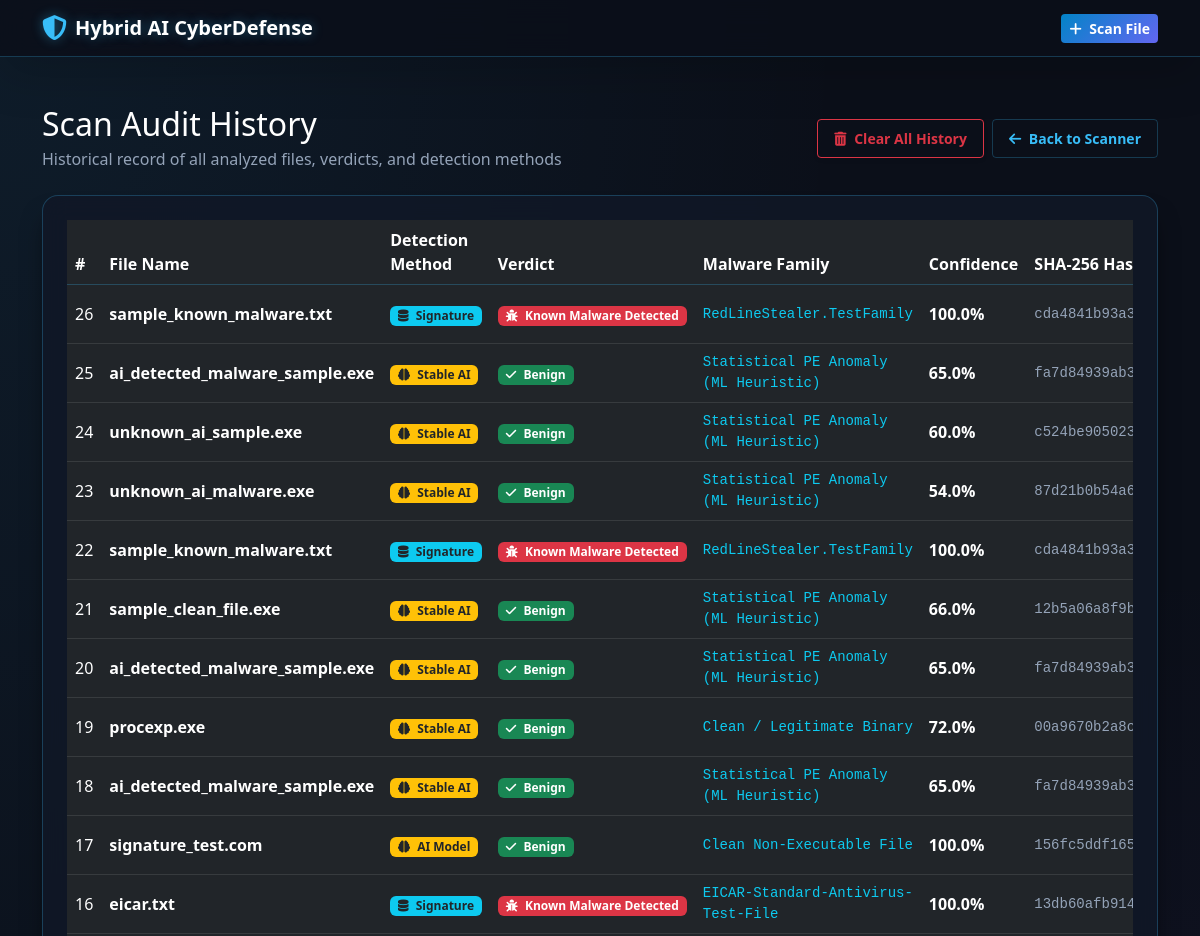
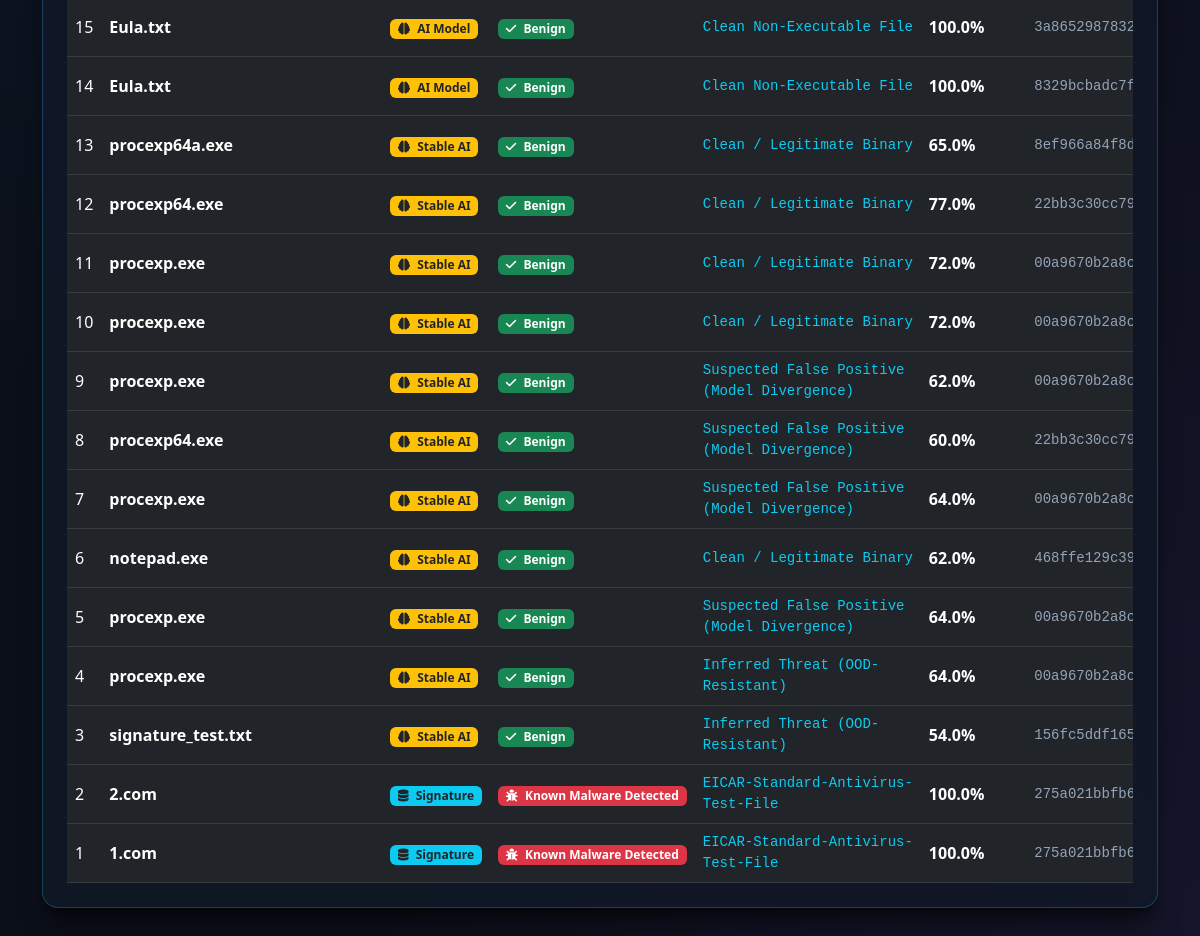
The app's page /history with its own data (2 pictures, top to bottom).
### tables this page shows
CREATE TABLE scan_logs (
            id INTEGER PRIMARY KEY AUTOINCREMENT,
            filename TEXT NOT NULL,
            sha256_hash TEXT NOT NULL,
            detection_method TEXT NOT NULL,
            verdict TEXT NOT NULL,
            malware_family TEXT,
            confidence_score REAL,
            scanned_at TIMESTAMP DEFAULT CURRENT_TIMESTAMP
        );

### app.py (the view)
@app.route('/history', methods=['GET'])
def history():
    conn = sqlite3.connect(DB_PATH)
    conn.row_factory = sqlite3.Row
    cursor = conn.cursor()
    cursor.execute('''
        SELECT id, filename, sha256_hash, detection_method, verdict,
               malware_family, confidence_score, scanned_at
        FROM scan_logs
        ORDER BY id DESC LIMIT 50
    ''')
    logs = cursor.fetchall()
    conn.close()
    return render_template('history.html', logs=logs)

### templates/history.html (shortened to what this page needs)
<!DOCTYPE html>
<html lang="en">
<head>
    <link href="https://cdn.jsdelivr.net/npm/bootstrap@5.3.0/dist/css/bootstrap.min.css" rel="stylesheet">
    <link href="https://cdnjs.cloudflare.com/ajax/libs/font-awesome/6.4.0/css/all.min.css" rel="stylesheet">
    <link rel="stylesheet" href="{{ url_for('static', filename='style.css') }}">
</head>
<body class="bg-cyber font-sans">
    <nav class="navbar navbar-expand-lg navbar-dark bg-dark-glass sticky-top shadow-lg border-bottom border-cyber">
        <div class="container">
            <a class="navbar-brand d-flex align-items-center gap-2 fw-bold text-cyber-glow" href="/">
                <i class="fa-solid fa-shield-halved text-cyber-blue fa-lg"></i>
                <span>Hybrid AI CyberDefense</span>
            </a>
            <div class="d-flex align-items-center gap-3">
                <a href="/" class="btn btn-cyber-gradient btn-sm text-white fw-bold">
                    <i class="fa-solid fa-plus me-1"></i> Scan File
                </a>
            </div>
        </div>
    </nav>
    <div class="container py-5">
        <div class="d-flex justify-content-between align-items-center flex-wrap gap-3 mb-4">
            <div>
                <h2 class="text-white fw-extrabold mb-1">Scan Audit History</h2>
                <p class="text-cyber-muted mb-0">Historical record of all analyzed files, verdicts, and detection methods</p>
            </div>
            <div class="d-flex align-items-center gap-2">
                {% if logs %}
                <form action="{{ url_for('clear_history') }}" method="POST" onsubmit="return confirm('WARNING: Are you sure you want to permanently clear all scan history? This action cannot be undone.');" class="d-inline">
                    <button type="submit" class="btn btn-outline-danger btn-sm px-3 py-2 fw-semibold shadow-sm">
                        <i class="fa-solid fa-trash-can me-1"></i> Clear All History
                    </button>
                </form>
                {% endif %}
                <a href="/" class="btn btn-outline-cyber btn-sm px-3 py-2 fw-semibold">
                    <i class="fa-solid fa-arrow-left me-1"></i> Back to Scanner
                </a>
            </div>
        </div>
        <div class="cyber-card p-4 rounded-4 shadow-2xl">
            <div class="table-responsive">
                <table class="table table-dark table-hover align-middle mb-0">
                    <thead class="border-bottom border-cyber text-cyber-blue">
                        <tr>
                            <th>#</th>
                            <th>File Name</th>
                            <th>Detection Method</th>
                            <th>Verdict</th>
                            <th>Malware Family</th>
                            <th>Confidence</th>
                            <th>SHA-256 Hash</th>
                        </tr>
                    </thead>
                    <tbody>
                        {% if logs %}
                            {% for log in logs %}
                            <tr>
                                <td>{{ log.id }}</td>
                                <td class="fw-bold text-white">{{ log.filename }}</td>
                                <td>
                                    {% if log.detection_method == 'Signature-Based Detection' %}
                                        <span class="badge bg-info text-dark fw-bold"><i class="fa-solid fa-database me-1"></i> Signature</span>
                                    {% elif 'Stable' in log.detection_method %}
                                        <span class="badge bg-warning text-dark fw-bold"><i class="fa-solid fa-brain me-1"></i> Stable AI</span>
                                    {% else %}
                                        <span class="badge bg-warning text-dark fw-bold"><i class="fa-solid fa-brain me-1"></i> AI Model</span>
                                    {% endif %}
                                </td>
                                <td>
                                    {% if 'Malware' in log.verdict %}
                                        <span class="badge bg-danger text-white px-2 py-1"><i class="fa-solid fa-bug me-1"></i> {{ log.verdict }}</span>
                                    {% else %}
                                        <span class="badge bg-success text-white px-2 py-1"><i class="fa-solid fa-check me-1"></i> Benign</span>
                                    {% endif %}
                                </td>
                                <td class="text-info font-monospace small">{{ log.malware_family or 'N/A' }}</td>
                                <td class="fw-bold">{{ log.confidence_score }}%</td>
                                <td class="font-monospace small text-cyber-muted text-truncate" style="max-width: 140px;" title="{{ log.sha256_hash }}">
                                    {{ log.sha256_hash }}
                                </td>
                            </tr>
                            {% endfor %}
                        {% endif %}
                    </tbody>
                </table>
            </div>
        </div>
    </div>
</body>
</html>

### static/style.css (style rules this page uses)
:root { --bg-dark-primary: #0b0f19; --bg-dark-secondary: #111827; --bg-card: rgba(17, 24, 39, 0.85); --border-cyber: rgba(56, 189, 248, 0.25); --cyber-blue: #38bdf8; --cyber-blue-glow: rgba(56, 189, 248, 0.4); --cyber-purple: #8b5cf6; --text-muted: #94a3b8; }
body.bg-cyber { background-color: var(--bg-dark-primary); background-image: radial-gradient(at 0% 0%, rgba(56, 189, 248, 0.08) 0px, transparent 50%), radial-gradient(at 100% 100%, rgba(139, 92, 246, 0.08) 0px, transparent 50%); background-attachment: fixed; color: #f8fafc; font-family: 'Segoe UI', system-ui, -apple-system, sans-serif; min-height: 100vh; }
.bg-dark-glass { background: rgba(11, 15, 25, 0.85) !important; backdrop-filter: blur(16px); -webkit-backdrop-filter: blur(16px); }
.text-cyber-glow { color: #ffffff; text-shadow: 0 0 12px var(--cyber-blue-glow); }
.text-cyber-blue { color: var(--cyber-blue) !important; }
.text-cyber-muted { color: var(--text-muted) !important; }
.border-cyber { border-color: var(--border-cyber) !important; }
.cyber-card { background: var(--bg-card); backdrop-filter: blur(12px); -webkit-backdrop-filter: blur(12px); border: 1px solid var(--border-cyber); box-shadow: 0 20px 25px -5px rgba(0, 0, 0, 0.5), 0 8px 10px -6px rgba(0, 0, 0, 0.5); transition: transform 0.2s ease, border-color 0.2s ease; }
.btn-cyber-gradient { background: linear-gradient(135deg, #0284c7 0%, #6366f1 100%); border: none; transition: all 0.25s ease; }
.btn-outline-cyber { color: var(--cyber-blue); border-color: var(--border-cyber); background: transparent; transition: all 0.2s ease; }

### records on screen
scan_logs: id "26", filename "sample_known_malware.txt", shows "Signature", verdict "Known Malware Detected", malware_family "RedLineStealer.TestFamily", confidence_score "100.0", sha256_hash "cda4841b93a39…"
scan_logs: id "25", filename "ai_detected_malware_sample.exe", shows "Stable AI", verdict "Benign", malware_family "Statistical PE Anomaly (ML Heuristic)", confidence_score "65.0", sha256_hash "fa7d84939ab35…"
scan_logs: id "24", filename "unknown_ai_sample.exe", shows "Stable AI", verdict "Benign", malware_family "Statistical PE Anomaly (ML Heuristic)", confidence_score "60.0", sha256_hash "c524be9050234…"
scan_logs: id "23", filename "unknown_ai_malware.exe", shows "Stable AI", verdict "Benign", malware_family "Statistical PE Anomaly (ML Heuristic)", confidence_score "54.0", sha256_hash "87d21b0b54a65…"
scan_logs: id "22", filename "sample_known_malware.txt", shows "Signature", verdict "Known Malware Detected", malware_family "RedLineStealer.TestFamily", confidence_score "100.0", sha256_hash "cda4841b93a39…"
scan_logs: id "21", filename "sample_clean_file.exe", shows "Stable AI", verdict "Benign", malware_family "Statistical PE Anomaly (ML Heuristic)", confidence_score "66.0", sha256_hash "12b5a06a8f9b4…"
scan_logs: id "20", filename "ai_detected_malware_sample.exe", shows "Stable AI", verdict "Benign", malware_family "Statistical PE Anomaly (ML Heuristic)", confidence_score "65.0", sha256_hash "fa7d84939ab35…"
scan_logs: id "19", filename "procexp.exe", shows "Stable AI", verdict "Benign", malware_family "Clean / Legitimate Binary", confidence_score "72.0", sha256_hash "00a9670b2a8cf…"
scan_logs: id "18", filename "ai_detected_malware_sample.exe", shows "Stable AI", verdict "Benign", malware_family "Statistical PE Anomaly (ML Heuristic)", confidence_score "65.0", sha256_hash "fa7d84939ab35…"
scan_logs: id "17", filename "signature_test.com", shows "AI Model", verdict "Benign", malware_family "Clean Non-Executable File", confidence_score "100.0", sha256_hash "156fc5ddf1651…"
scan_logs: id "16", filename "eicar.txt", shows "Signature", verdict "Known Malware Detected", malware_family "EICAR-Standard-Antivirus-Test-File", confidence_score "100.0", sha256_hash "13db60afb914a…"
scan_logs: id "15", filename "Eula.txt", shows "AI Model", verdict "Benign", malware_family "Clean Non-Executable File", confidence_score "100.0", sha256_hash "3a8652987832a…"
scan_logs: id "14", filename "Eula.txt", shows "AI Model", verdict "Benign", malware_family "Clean Non-Executable File", confidence_score "100.0", sha256_hash "8329bcbadc7f8…"
scan_logs: id "13", filename "procexp64a.exe", shows "Stable AI", verdict "Benign", malware_family "Clean / Legitimate Binary", confidence_score "65.0", sha256_hash "8ef966a84f8d4…"
scan_logs: id "12", filename "procexp64.exe", shows "Stable AI", verdict "Benign", malware_family "Clean / Legitimate Binary", confidence_score "77.0", sha256_hash "22bb3c30cc792…"
scan_logs: id "11", filename "procexp.exe", shows "Stable AI", verdict "Benign", malware_family "Clean / Legitimate Binary", confidence_score "72.0", sha256_hash "00a9670b2a8cf…"
scan_logs: id "10", filename "procexp.exe", shows "Stable AI", verdict "Benign", malware_family "Clean / Legitimate Binary", confidence_score "72.0", sha256_hash "00a9670b2a8cf…"
scan_logs: id "9", filename "procexp.exe", shows "Stable AI", verdict "Benign", malware_family "Suspected False Positive (Model Divergence)", confidence_score "62.0", sha256_hash "00a9670b2a8cf…"
scan_logs: id "8", filename "procexp64.exe", shows "Stable AI", verdict "Benign", malware_family "Suspected False Positive (Model Divergence)", confidence_score "60.0", sha256_hash "22bb3c30cc792…"
scan_logs: id "7", filename "procexp.exe", shows "Stable AI", verdict "Benign", malware_family "Suspected False Positive (Model Divergence)", confidence_score "64.0", sha256_hash "00a9670b2a8cf…"
scan_logs: id "6", filename "notepad.exe", shows "Stable AI", verdict "Benign", malware_family "Clean / Legitimate Binary", confidence_score "62.0", sha256_hash "468ffe129c395…"
scan_logs: id "5", filename "procexp.exe", shows "Stable AI", verdict "Benign", malware_family "Suspected False Positive (Model Divergence)", confidence_score "64.0", sha256_hash "00a9670b2a8cf…"
scan_logs: id "4", filename "procexp.exe", shows "Stable AI", verdict "Benign", malware_family "Inferred Threat (OOD-Resistant)", confidence_score "64.0", sha256_hash "00a9670b2a8cf…"
scan_logs: id "3", filename "signature_test.txt", shows "Stable AI", verdict "Benign", malware_family "Inferred Threat (OOD-Resistant)", confidence_score "54.0", sha256_hash "156fc5ddf1651…"
scan_logs: id "2", filename "2.com", shows "Signature", verdict "Known Malware Detected", malware_family "EICAR-Standard-Antivirus-Test-File", confidence_score "100.0", sha256_hash "275a021bbfb64…"
scan_logs: id "1", filename "1.com", shows "Signature", verdict "Known Malware Detected", malware_family "EICAR-Standard-Antivirus-Test-File", confidence_score "100.0", sha256_hash "275a021bbfb64…"
